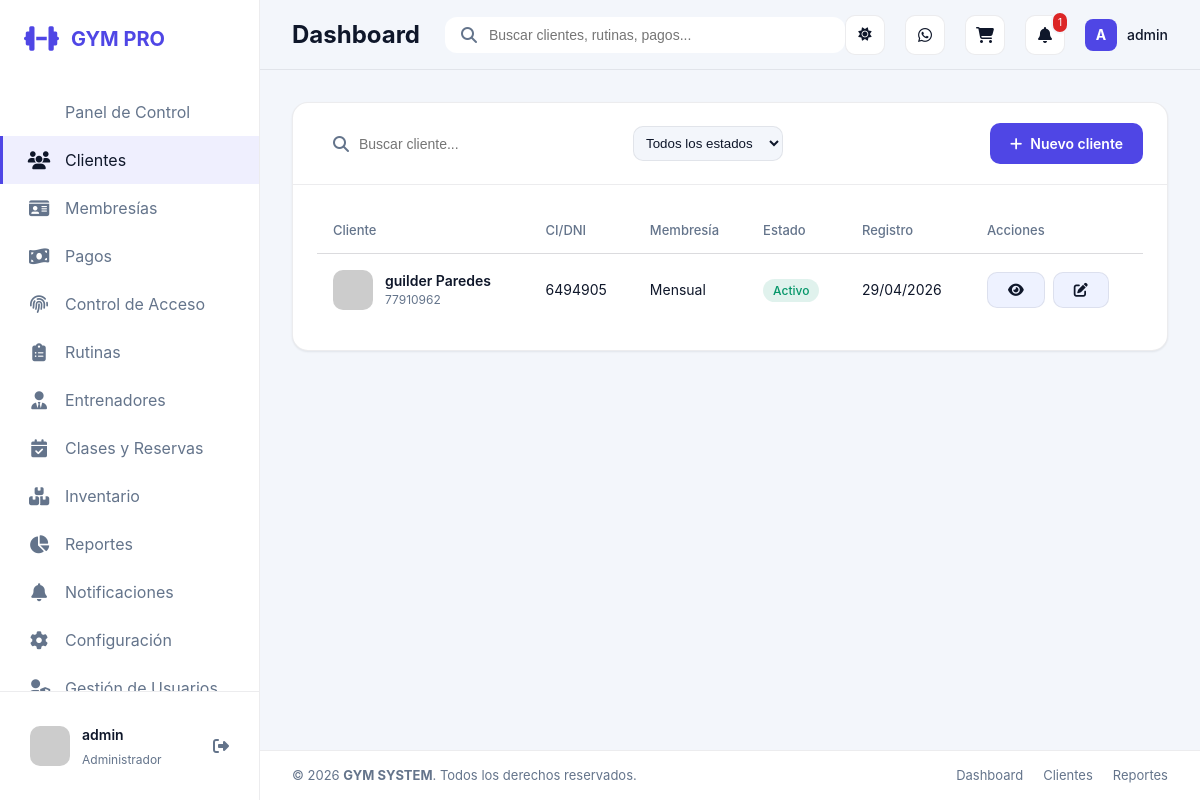
The app's page /clientes/ (signed in) with its own data.
### apps/core/models.py (models this page shows, shortened)
class UserProfile(models.Model):
    ROLE_ADMIN = 'ADMIN'
    ROLE_RECEPTION = 'RECEPCIONISTA'
    ROLE_TRAINER = 'ENTRENADOR'
    ROLE_CLIENT = 'CLIENTE'
    ROLE_CHOICES = [
        (ROLE_ADMIN, 'Administrador'),
        (ROLE_RECEPTION, 'Recepcionista'),
        (ROLE_TRAINER, 'Entrenador'),
        (ROLE_CLIENT, 'Cliente'),
    ]
    user = models.OneToOneField(settings.AUTH_USER_MODEL, on_delete=models.CASCADE, related_name='profile')
    role = models.CharField(max_length=20, choices=ROLE_CHOICES, default=ROLE_RECEPTION)
    client = models.OneToOneField(Client, on_delete=models.SET_NULL, null=True, blank=True, related_name='auth_profile')
    trainer = models.OneToOneField(Trainer, on_delete=models.SET_NULL, null=True, blank=True, related_name='auth_profile')
    @property
    def role_label(self):
        return self.get_role_display()

### apps/clients/models.py (models this page shows, shortened)
class Client(models.Model):
    first_name = models.CharField(max_length=120)
    last_name = models.CharField(max_length=120)
    ci = models.CharField(max_length=40, unique=True)
    phone = models.CharField(max_length=40)
    email = models.EmailField(blank=True)
    profile_photo = models.ImageField(upload_to='clientes/', blank=True, null=True)
    join_date = models.DateField(default=timezone.now)
    is_active = models.BooleanField(default=True)
    height_cm = models.DecimalField(max_digits=5, decimal_places=2, blank=True, null=True)
    weight_kg = models.DecimalField(max_digits=5, decimal_places=2, blank=True, null=True)
    trainer = models.ForeignKey(Trainer, on_delete=models.SET_NULL, blank=True, null=True, related_name='clients')
    notes = models.TextField(blank=True)
    @property
    def full_name(self):
        return f'{self.first_name} {self.last_name}'

### apps/memberships/models.py (models this page shows, shortened)
class Membership(models.Model):
    client = models.ForeignKey(Client, on_delete=models.CASCADE, related_name='memberships')
    plan = models.ForeignKey(MembershipPlan, on_delete=models.PROTECT)
    start_date = models.DateField(default=timezone.now)
    end_date = models.DateField()
    active = models.BooleanField(default=True)
    created_at = models.DateTimeField(auto_now_add=True)

class MembershipPlan(models.Model):
    name = models.CharField(max_length=120)
    duration_days = models.PositiveIntegerField(default=30)
    price = models.DecimalField(max_digits=10, decimal_places=2)
    description = models.TextField(blank=True)
    active = models.BooleanField(default=True)

### apps/clients/views.py (the view)
# urls.py: path('', views.client_list, name='client_list'),
@role_required(UserProfile.ROLE_ADMIN, UserProfile.ROLE_RECEPTION, UserProfile.ROLE_TRAINER)
def client_list(request):
    search_query = request.GET.get('q', '')
    status_filter = request.GET.get('status', 'todos')
    clients = _get_role_scoped_clients(request).order_by('-join_date')
    if search_query:
        clients = clients.filter(
            models.Q(first_name__icontains=search_query) |
            models.Q(last_name__icontains=search_query) |
            models.Q(ci__icontains=search_query)
        )
    if status_filter == 'activos':
        clients = clients.filter(is_active=True)
    elif status_filter == 'inactivos':
        clients = clients.filter(is_active=False)
    context = {
        'clients': clients,
        'search_query': search_query,
        'status_filter': status_filter
    }
    return render(request, 'clients/client_list.html', context)

### apps/clients/views.py (called while the page is built)
def _get_role_scoped_clients(request):
    role = get_user_role(request.user)
    clients = Client.objects.all()
    if role == UserProfile.ROLE_TRAINER:
        trainer = get_linked_trainer(request.user)
        clients = clients.filter(trainer=trainer)
    elif role == UserProfile.ROLE_CLIENT:
        client = get_linked_client(request.user)
        clients = clients.filter(id=client.id if client else None)
    return clients

### apps/core/permissions.py (called while the page is built)
def get_user_profile(user):
    if not user or not user.is_authenticated:
        return None
    default_role = UserProfile.ROLE_ADMIN if user.is_superuser else UserProfile.ROLE_RECEPTION
    profile, _ = UserProfile.objects.get_or_create(
        user=user,
        defaults={'role': default_role},
    )
    if user.is_superuser and profile.role != UserProfile.ROLE_ADMIN:
        profile.role = UserProfile.ROLE_ADMIN
        profile.save(update_fields=['role'])
    return profile

def get_user_role(user):
    if not user or not user.is_authenticated:
        return None
    if user.is_superuser:
        return UserProfile.ROLE_ADMIN
    profile = get_user_profile(user)
    return profile.role if profile else None

def get_role_label(role):
    return ROLE_LABELS.get(role, 'Sin rol')

def get_linked_client(user):
    profile = get_user_profile(user)
    return profile.client if profile else None

def get_linked_trainer(user):
    profile = get_user_profile(user)
    return profile.trainer if profile else None

def has_role(user, *allowed_roles):
    role = get_user_role(user)
    return role in allowed_roles

def role_required(*allowed_roles):
    def decorator(view_func):
        @wraps(view_func)
        def wrapped_view(request, *args, **kwargs):
            if not request.user.is_authenticated:
                return redirect('login')
            if has_role(request.user, *allowed_roles):
                return view_func(request, *args, **kwargs)
            messages.error(request, 'No tienes permisos para acceder a esta sección.')
            return redirect('dashboard')
        return wrapped_view
    return decorator

### templates/clients/client_list.html (shortened to what this page needs)
{% extends 'base.html' %}
{% block content %}
<div class="card">
    <div class="card-header">
        <div style="display: flex; gap: 16px; align-items: center; flex: 1;">
            <div class="search-bar" style="width: 300px;">
                <form action="" method="GET" style="display: flex; width: 100%; align-items: center; gap: 10px;">
                    <i class="fas fa-search"></i>
                    <input type="text" name="q" value="{{ search_query }}" placeholder="Buscar cliente...">
                </form>
            </div>
            <div class="filter-group">
                <form action="" method="GET" id="filterForm">
                    <select name="status" class="form-control" style="width: 150px; padding: 8px;" onchange="document.getElementById('filterForm').submit()">
                        <option value="todos" {% if status_filter == 'todos' %}selected{% endif %}>Todos los estados</option>
                    </select>
                </form>
            </div>
        </div>
        <a href="{% url 'client_create' %}" class="btn btn-primary">
            <i class="fas fa-plus"></i> Nuevo cliente
        </a>
    </div>
    <div class="card-body">
        <div class="table-container">
            <table>
                <thead>
                    <tr>
                        <th>Cliente</th>
                        <th>CI/DNI</th>
                        <th>Membresía</th>
                        <th>Estado</th>
                        <th>Registro</th>
                        <th>Acciones</th>
                    </tr>
                </thead>
                <tbody>
                    {% for client in clients %}
                    <tr>
                        <td>
                            <div style="display: flex; align-items: center; gap: 12px;">
                                {% if client.profile_photo %}
                                <img src="{{ client.profile_photo.url }}" style="width: 40px; height: 40px; border-radius: 10px; object-fit: cover;">
                                {% else %}
                                <img src="https://ui-avatars.com/api/?name={{ client.full_name }}&background=6366f1&color=fff" style="width: 40px; height: 40px; border-radius: 10px;">
                                {% endif %}
                                <div>
                                    <div style="font-weight: 600;">{{ client.full_name }}</div>
                                    <div style="font-size: 12px; color: var(--text-muted);">{{ client.phone }}</div>
                                </div>
                            </div>
                        </td>
                        <td>{{ client.ci }}</td>
                        <td>
                            {% with active_membership=client.memberships.first %}
                                {% if active_membership %}
                                    {{ active_membership.plan.name }}
                                {% else %}
                                    <span style="color: var(--text-muted);">Sin plan</span>
                                {% endif %}
                            {% endwith %}
                        </td>
                        <td>
                            {% if client.is_active %}
                            <span class="badge-status status-active">Activo</span>
                            {% else %}
                            <span class="badge-status status-expired">Inactivo</span>
                            {% endif %}
                        </td>
                        <td>{{ client.join_date|date:"d/m/Y" }}</td>
                        <td>
                            <div style="display: flex; gap: 8px;">
                                <a href="{% url 'client_detail' client.id %}" class="btn btn-secondary btn-sm" title="Ver perfil">
                                    <i class="fas fa-eye"></i>
                                </a>
                                <a href="{% url 'client_edit' client.id %}" class="btn btn-secondary btn-sm" title="Editar">
                                    <i class="fas fa-edit"></i>
                                </a>
                            </div>
                        </td>
                    </tr>
                    {% endfor %}
                </tbody>
            </table>
        </div>
    </div>
</div>
{% endblock %}

### templates/components/sidebar.html (shortened to what this page needs)
<aside class="sidebar">
    <div class="sidebar-header">
        <a href="{% url 'dashboard' %}" class="logo">
            <i class="fas fa-dumbbell"></i>
            <span>GYM PRO</span>
        </a>
    </div>
    <nav class="sidebar-nav">
        <a href="{% url 'dashboard' %}" class="nav-item {% if request.resolver_match.url_name == 'dashboard' %}active{% endif %}">
            <span>Panel de Control</span>
        </a>
        {% if request.user.profile.role == 'ADMIN' or request.user.profile.role == 'RECEPCIONISTA' %}
        <a href="{% url 'client_list' %}" class="nav-item {% if 'client' in request.resolver_match.url_name %}active{% endif %}">
            <i class="fas fa-users"></i>
            <span>Clientes</span>
        </a>
        {% endif %}
        {% if request.user.profile.role == 'ADMIN' or request.user.profile.role == 'RECEPCIONISTA' %}
        <a href="{% url 'plan_list' %}" class="nav-item {% if 'plan' in request.resolver_match.url_name %}active{% endif %}">
            <i class="fas fa-id-card"></i>
            <span>Membresías</span>
        </a>
        {% endif %}
        {% if request.user.profile.role == 'ADMIN' or request.user.profile.role == 'RECEPCIONISTA' %}
        <a href="{% url 'payment_list' %}" class="nav-item {% if 'payment' in request.resolver_match.url_name %}active{% endif %}">
            <i class="fas fa-money-bill-wave"></i>
            <span>Pagos</span>
        </a>
        {% endif %}
        {% if request.user.profile.role == 'ADMIN' or request.user.profile.role == 'RECEPCIONISTA' %}
        <a href="{% url 'access_panel' %}" class="nav-item {% if 'access' in request.resolver_match.url_name %}active{% endif %}">
            <i class="fas fa-fingerprint"></i>
            <span>Control de Acceso</span>
        </a>
        {% endif %}
        {% if request.user.profile.role == 'ADMIN' or request.user.profile.role == 'ENTRENADOR' %}
        <a href="{% url 'routine_list' %}" class="nav-item {% if 'routine' in request.resolver_match.url_name %}active{% endif %}">
            <i class="fas fa-clipboard-list"></i>
            <span>Rutinas</span>
        </a>
        {% endif %}
        {% if request.user.profile.role == 'ADMIN' %}
        <a href="{% url 'trainers:list' %}" class="nav-item {% if 'trainers' in request.resolver_match.app_name %}active{% endif %}">
            <i class="fas fa-user-tie"></i>
            <span>Entrenadores</span>
        </a>
        {% endif %}
        {% if request.user.profile.role != 'CLIENTE' %}
        <a href="{% url 'reservation_list' %}" class="nav-item {% if 'reservation' in request.resolver_match.url_name %}active{% endif %}">
            <i class="fas fa-calendar-check"></i>
            <span>Clases y Reservas</span>
        </a>
        {% endif %}
        {% if request.user.profile.role == 'ADMIN' or request.user.profile.role == 'RECEPCIONISTA' %}
        <a href="{% url 'product_list' %}" class="nav-item {% if 'product' in request.resolver_match.url_name %}active{% endif %}">
            <i class="fas fa-boxes-stacked"></i>
            <span>Inventario</span>
        </a>
        {% endif %}
        {% if request.user.profile.role == 'ADMIN' %}
        <a href="{% url 'reports_dashboard' %}" class="nav-item {% if 'reports' in request.resolver_match.url_name %}active{% endif %}">
            <i class="fas fa-chart-pie"></i>
            <span>Reportes</span>
        </a>
        {% endif %}
        {% if request.user.profile.role != 'CLIENTE' %}
        <a href="{% url 'notification_list' %}" class="nav-item {% if 'notification' in request.resolver_match.url_name %}active{% endif %}">
            <i class="fas fa-bell"></i>
            <span>Notificaciones</span>
        </a>
        {% endif %}
        {% if request.user.profile.role == 'ADMIN' %}
        <a href="{% url 'system_settings' %}" class="nav-item {% if 'system_settings' in request.resolver_match.url_name %}active{% endif %}">
            <i class="fas fa-gear"></i>
            <span>Configuración</span>
        </a>
        <a href="{% url 'user_list' %}" class="nav-item {% if 'user' in request.resolver_match.url_name %}active{% endif %}">
            <i class="fas fa-user-shield"></i>
            <span>Gestión de Usuarios</span>
        </a>
        {% endif %}
    </nav>
    <div class="sidebar-footer">
        <div class="user-profile">
            <img src="https://ui-avatars.com/api/?name={{ request.user.get_full_name|default:request.user.username }}&background=6366f1&color=fff" alt="User" class="user-avatar">
            <div class="user-info">
                <span class="user-name">{{ request.user.get_full_name|default:request.user.username }}</span>
                <span class="user-role">{{ request.user.profile.role_label }}</span>
            </div>
            <a href="{% url 'logout' %}" title="Cerrar Sesión" style="color: var(--text-muted);"><i class="fas fa-sign-out-alt"></i></a>
        </div>
    </div>
</aside>

### templates/components/navbar.html (shortened to what this page needs)
<nav class="navbar">
    <div class="navbar-left">
        <h2 class="page-title">
            {% block page_title %}Dashboard{% endblock %}
        </h2>
    </div>
    <div class="navbar-center">
        <div class="search-bar">
            <i class="fas fa-search"></i>
            <input type="text" placeholder="Buscar clientes, rutinas, pagos...">
        </div>
    </div>
    <div class="navbar-right">
        <div class="navbar-actions">
            <button type="button" class="nav-btn theme-toggle" id="themeToggle" title="Cambiar tema" aria-label="Cambiar tema">
                <i class="fas fa-sun theme-icon theme-icon-light"></i>
            </button>
            <a href="#" class="nav-btn" title="Mensajes">
                <i class="fab fa-whatsapp"></i>
            </a>
            <a href="{% url 'cart_detail' %}" class="nav-btn" title="Carrito de Ventas">
                <i class="fas fa-shopping-cart"></i>
            </a>
            <a href="{% url 'notification_list' %}" class="nav-btn" title="Notificaciones">
                <i class="fas fa-bell"></i>
                {% if notifications_count > 0 %}
                <span class="badge">{{ notifications_count }}</span>
                {% endif %}
            </a>
            <div class="user-menu">
                <div class="user-avatar-mini">
                    {{ request.user.username|slice:":1"|upper }}
                </div>
                <span class="user-name-mini">{{ request.user.username }}</span>
            </div>
        </div>
    </div>
</nav>

### records on screen
Client: full_name "guilder Paredes", phone "77910962", ci "6494905", memberships.first.plan.name "Mensual", is_active "Activo", join_date "29/04/2026"

### other values on screen
{{ request.user.get_full_name|default:request.user.username }} "admin"
{{ request.user.profile.role_label }} "Administrador"
{{ notifications_count }} "1"
{{ request.user.username|slice:":1"|upper }} "A"
{{ request.user.username }} "admin"
